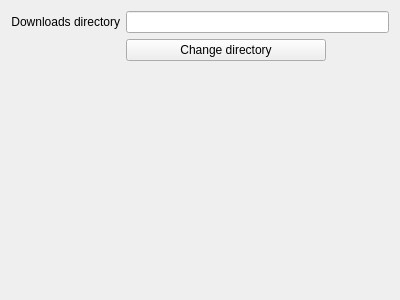
<?xml version="1.0" encoding="UTF-8"?>
<ui version="4.0">
 <class>SettingsForm</class>
 <widget class="QWidget" name="SettingsForm">
  <property name="geometry">
   <rect>
    <x>0</x>
    <y>0</y>
    <width>400</width>
    <height>300</height>
   </rect>
  </property>
  <property name="windowTitle">
   <string>Form</string>
  </property>
  <layout class="QGridLayout" name="gridLayout_2">
   <item row="0" column="0">
    <layout class="QGridLayout" name="gridLayout">
     <item row="1" column="1">
      <widget class="QPushButton" name="changeDownloadsPathButton">
       <property name="maximumSize">
        <size>
         <width>200</width>
         <height>16777215</height>
        </size>
       </property>
       <property name="text">
        <string>Change directory</string>
       </property>
      </widget>
     </item>
     <item row="0" column="0">
      <widget class="QLabel" name="label_7">
       <property name="text">
        <string>Downloads directory</string>
       </property>
       <property name="alignment">
        <set>Qt::AlignRight|Qt::AlignTrailing|Qt::AlignVCenter</set>
       </property>
      </widget>
     </item>
     <item row="0" column="1">
      <widget class="QLineEdit" name="downloadsLocation">
       <property name="readOnly">
        <bool>true</bool>
       </property>
      </widget>
     </item>
    </layout>
   </item>
   <item row="1" column="0">
    <spacer name="verticalSpacer">
     <property name="orientation">
      <enum>Qt::Vertical</enum>
     </property>
     <property name="sizeHint" stdset="0">
      <size>
       <width>20</width>
       <height>40</height>
      </size>
     </property>
    </spacer>
   </item>
  </layout>
 </widget>
 <resources/>
 <connections/>
</ui>
